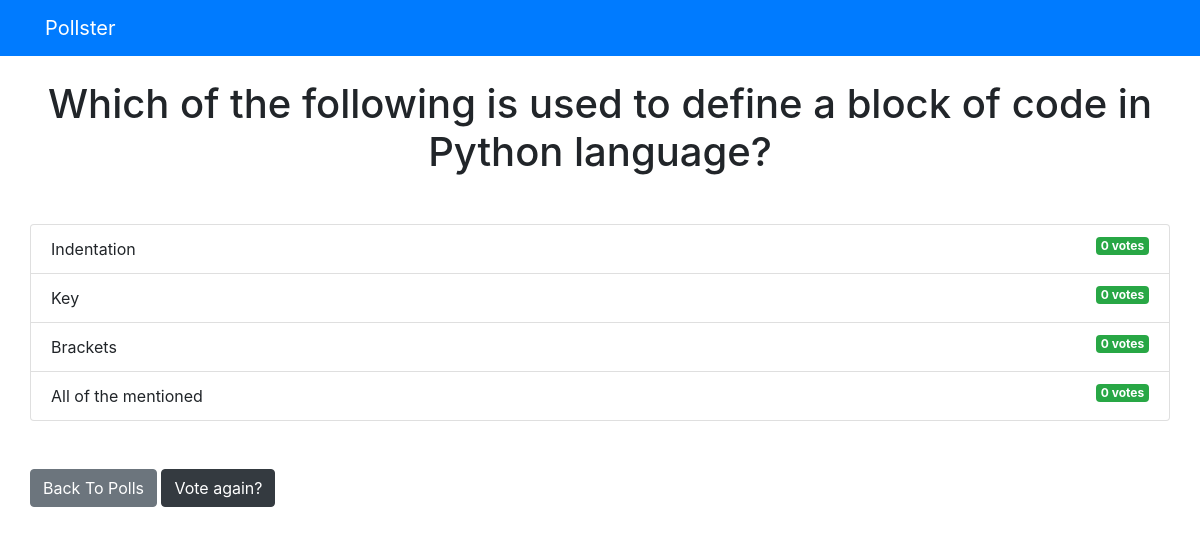
The page /polls/10/results/ on the database its author committed.
### polls/models.py (models this page shows, shortened)
class Question(models.Model):
    question_text = models.CharField(max_length=200)
    pub_date = models.DateTimeField('date published')

class Choice(models.Model):
    question = models.ForeignKey(Question, on_delete=models.CASCADE)
    choice_text = models.CharField(max_length=200)
    votes = models.IntegerField(default=0)

### polls/views.py (the view)
# urls.py: path('<int:question_id>/results/', views.results, name='results'),
def results(request, question_id):
    question = get_object_or_404(Question, pk=question_id)
    return render(request, 'polls/results.html', {'question': question})

### templates/polls/results.html
{% extends 'base.html' %}
{% block content %}
<h1 class="mb-5 text-center">{{ question.question_text }}</h1>
<ul class="list-group mb-5">
    {% for choice in question.choice_set.all %}
    <li class="list-group-item">
        {{ choice.choice_text }} <span class="badge badge-success float-right">{{ choice.votes }}
            vote{{ choice.votes | pluralize }}</span>
    </li>
    {% endfor %}
</ul>
<a class="btn btn-secondary" href="{% url 'polls:index' %}">Back To Polls</a>
<a class="btn btn-dark" href="{% url 'polls:detail' question.id %}">Vote again?</a>
{% endblock %}

### rows shown on the page
Question: question_text "Which of the following is used to define a block of code in Python language?"
Choice: choice_text "Indentation", votes "0", votes|pluralize "s"
Choice: choice_text "Key", votes "0", votes|pluralize "s"
Choice: choice_text "Brackets", votes "0", votes|pluralize "s"
Choice: choice_text "All of the mentioned", votes "0", votes|pluralize "s"
